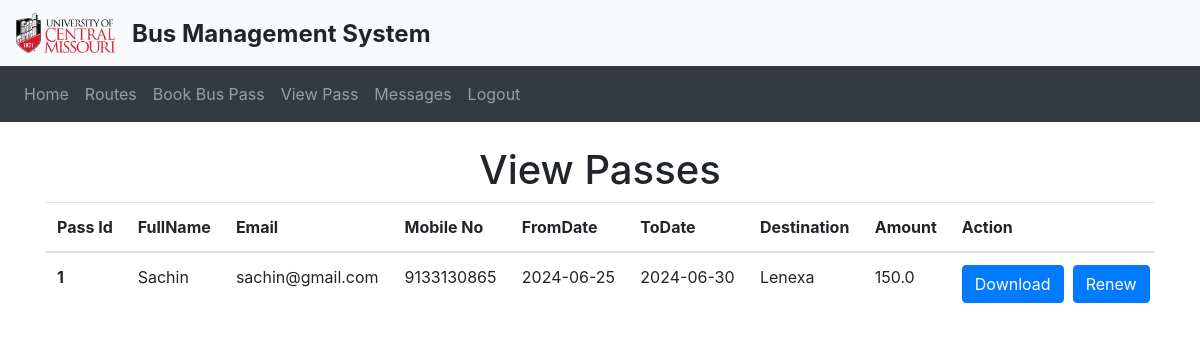
The page /viewpass (signed in) on the database its author committed.
### website/models.py (models this page shows)
class Buspass(db.Model):
    id = db.Column(db.Integer, primary_key=True)
    name = db.Column(db.String(150))
    email = db.Column(db.String(150))
    mobile = db.Column(db.String(150))
    fromdate = db.Column(db.DateTime)
    validity = db.Column(db.DateTime)
    destination = db.Column(db.String(150))
    userid = db.Column(db.Integer, db.ForeignKey('user.id'))
    busrouteid = db.Column(db.Integer, db.ForeignKey('busroute.id'))
    amount = db.Column(db.Float)

### website/views.py (the view)
@views.route('/viewpass', methods=['GET'])
@login_required
def viewpass():
    busPasses = Buspass.query.filter(Buspass.userid == current_user.id).order_by(desc(Buspass.id)).all()
    destinations = {x.id: x for x in Busroute.query.all()}
    totalDays = {}
    for busPass in busPasses:
        busPass.destination = destinations[busPass.busrouteid].cityname
        totalDays[busPass.id] = getTotalDays(busPass.fromdate, busPass.validity)
    return render_template('viewpass.html', user=current_user, busPasses = busPasses, totalDays = totalDays)

### website/__init__.py (called while the page is built)
def create_app():
    app = Flask(__name__)
    app.config['SECRET_KEY'] = 'SANDEEP'
    app.config['SQLALCHEMY_DATABASE_URI'] =\
        'sqlite:///' + path.join(basedir, 'database.db')
    db.init_app(app)
    from .views import views
    from .auth import auth
    app.register_blueprint(views, url_prefix='/')
    app.register_blueprint(auth, url_prefix='/')
    from .models import User
    login_manager = LoginManager(app)
    login_manager.login_view = 'auth.login' # type: ignore
    login_manager.init_app(app)
    @login_manager.user_loader
    def load_user(id):
        return User.query.get(int(id))
    with app.app_context():
        create_database()
    return app

### website/views.py (called while the page is built)
def getTotalDays(fromdate:datetime, todate:datetime):
    return (todate - fromdate).days + 1

### website/templates/viewpass.html (shortened to what this page needs)
{% extends "base.html" %} {% block title %}Home{% endblock %} {% block content
    %}
    <h1 align="center">View Passes</h1>
    <table class="table">
      <thead>
        <tr>
          <th scope="col">Pass Id</th>
          <th scope="col">FullName</th>
          <th scope="col">Email</th>
          <th scope="col">Mobile No</th>
          <th scope="col">FromDate</th>
          <th scope="col">ToDate</th>
          <th scope="col">Destination</th>
          <th scope="col">Amount</th>
          <th scope="col">Action</th>
        </tr>
      </thead>
      <tbody>
        {% for busPass in busPasses %}
        <tr>
          <th scope="row">{{busPass.id}}</th>
          <td>{{busPass.name}}</td>
          <td>{{busPass.email}}</td>
          <td>{{busPass.mobile}}</td>
          <td>{{busPass.fromdate.date()}}</td>
          <td>{{busPass.validity.date()}}</td>
          <td>{{busPass.destination}}</td>
          <td>{{busPass.amount}}</td>
          <td>
            <div style="display: flex; gap:5%">
              <button type="button" class="btn btn-primary" onClick="downloadPass('{{ busPass.id }}')">Download</button>
              <button type="button" class="btn btn-primary" onClick="renewBusPass('{{ busPass.id }}')">Renew</button>
            </div>
          </td>
        </tr>
        {% endfor %}
      </tbody>
    </table>
    {% endblock %}

### rows shown on the page
Buspass: id "1", name "Sachin", email "sachin@gmail.com", mobile "9133130865", fromdate "2024-06-25", validity "2024-06-30", destination "Lenexa", amount "150.0"
